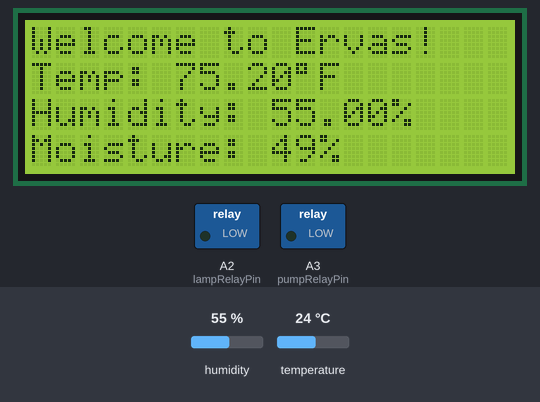
Simulated run of this sketch. Board: Arduino Uno, built with avr-gcc and run on an emulated ATmega328P. On the bench: 20×4 character LCD, switched loads named in the sketch (green lamp = pin HIGH). The inputs (shaded band) are chosen by the test bench; at power-on: humidity 55 %, temperature 24 °C.

Above: at 0.2 s.
At 5.2 s:
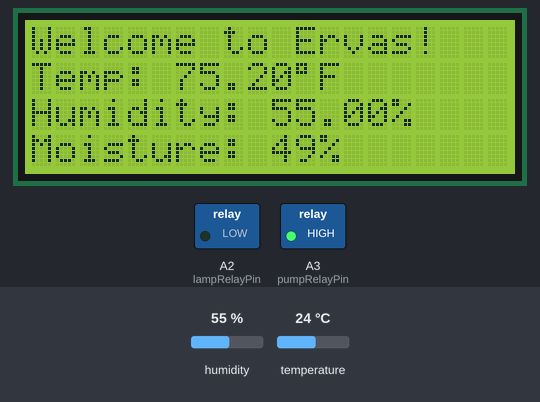
Timing chart, 0 to 6.7 s (numbered marks = the images above):
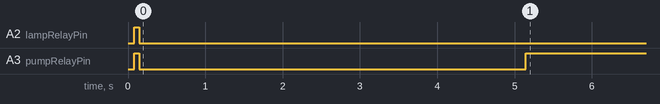

The sketch:

AutomatedGreenHouse.ino
```cpp
#include <DHT.h>
#include <Wire.h>
#include <LiquidCrystal_I2C.h>

// Constants for DHT sensor (DHT11)
#define DHTPIN 7     // Pin where the DHT sensor is connected
#define DHTTYPE DHT11 // Type of DHT sensor (DHT11 or DHT22)

// Constants for soil moisture sensor
const int soilMoisturePin = A0; // Analog pin for soil moisture sensor

// Constants for relay modules controlling pump and lamp
const int pumpRelayPin = A3; // Analog pin for pump relay
const int lampRelayPin = A2; // Analog pin for lamp relay

// Constants for LCD (using 2004 LCD with I2C)
LiquidCrystal_I2C lcd(0x27, 20, 4); // I2C address 0x27, 20 columns and 4 rows

// Constants for set constraints
const int idealTempMin = 67;
const int idealTempMax = 73;
const int lampOnHoursIdeal = 12;
const int lampOnHoursLow = 14;
const int lampOnHoursHigh = 10;
const int idealMoisturePercent = 65; // Example threshold value for soil moisture
const int idealMoisture = 1023 - (idealMoisturePercent * 10.23); // caculated value for ideal moisture for sensor
const int waterTimeSeconds = 5; // in seconds

// Variables to store sensor readings
float temperature;
float humidity;
int soilMoisture;
int soilMoistureDisplay;
unsigned long lastMoistureReadTime = 0;
const unsigned long moistureReadInterval = 86400000; // Interval for moisture read (1 day in milliseconds)
unsigned long lastTempHumReadTime = 0;
const unsigned long tempHumReadInverval = 60000; // Interval for moisture read (1 minute in milliseconds)

// Function prototypes
void readSensors();
void controlActuators();

DHT dht11(DHTPIN, DHTTYPE);

void setup() {
  // Initialize serial communication
  Serial.begin(9600);

  // Initialize LCD via I2C
  lcd.begin();
  lcd.backlight();
  lcd.setCursor(0, 0);
  lcd.print("Welcome to Ervas!");

  // Initialize relay pins as outputs
  pinMode(pumpRelayPin, OUTPUT);
  pinMode(lampRelayPin, OUTPUT);
  digitalWrite(lampRelayPin, HIGH); // Turn off lamp
  digitalWrite(pumpRelayPin, HIGH); // Turn off pump

  // Initialize DHT sensor
  dht11.begin();
  readTempHumSensor(); //trigger temperature and humidity at init
  readMoistureSensor(); //trigger moisture check at init
}

void loop() {
  // Read sensor data periodically
  unsigned long currentMillis = millis();
  if (currentMillis - lastMoistureReadTime >= moistureReadInterval) {
    readMoistureSensor();  // Read sensors if interval has elapsed
    lastMoistureReadTime = currentMillis;  // Update last read time
  }

  if (currentMillis - lastTempHumReadTime >= tempHumReadInverval) {
    readTempHumSensor(); // Read temp and hum sensor if interval has elapsed
    lastTempHumReadTime = currentMillis;
  }

  // Display sensor readings on LCD
  lcd.setCursor(0, 1);
  lcd.print("Temp: ");
  lcd.print(temperature);
  lcd.print((char)223);  // degree symbol
  lcd.print("F");

  lcd.setCursor(0, 2);
  lcd.print("Humidity: ");
  lcd.print(humidity);
  lcd.print("%");

  lcd.setCursor(0, 3);
  lcd.print("Moisture: ");
  lcd.print(soilMoistureDisplay);
  lcd.print("%");

  // Control actuators based on sensor data
  controlActuators();

  delay(1000); // Delay to avoid flooding the LCD with updates
}

void readTempHumSensor() {
  // Reading temperature or humidity takes about 250 milliseconds!
  // Sensor readings may also be up to 2 seconds 'old' (it's a very slow sensor)
  humidity = dht11.readHumidity();
  temperature = dht11.readTemperature(); // Read temperature in Celsius
  // Convert temperature to Fahrenheit
  temperature = temperature * 1.8 + 32;
}

void readMoistureSensor() {
  // Read soil moisture sensor
  soilMoisture = analogRead(soilMoisturePin);
  soilMoistureDisplay = (1023 - soilMoisture) / 10.23;
}

void controlActuators() {
  // Control lamp based on temperature
  if (temperature >= idealTempMin && temperature <= idealTempMax) {
    // Ideal temperature range
    digitalWrite(lampRelayPin, LOW); // Turn on lamp
    // Control pump based on soil moisture
    if (soilMoisture > idealMoisture) {
      digitalWrite(pumpRelayPin, LOW); // Turn on pump
      delay(waterTimeSeconds * 1000);  // in ms
      digitalWrite(pumpRelayPin, HIGH); // Turn off pump
    } else {
      digitalWrite(pumpRelayPin, HIGH); // Ensure pump is off
    }
    delay(lampOnHoursIdeal * 3600000); // Convert hours to milliseconds
    digitalWrite(lampRelayPin, HIGH);  // Turn off lamp
  } else if (temperature < idealTempMin) {
    // Temperature too low
    digitalWrite(lampRelayPin, LOW); // Turn on lamp
    // Control pump based on soil moisture
    if (soilMoisture > idealMoisture) {
      digitalWrite(pumpRelayPin, LOW); // Turn on pump
      delay(waterTimeSeconds * 1000);  // in ms
      digitalWrite(pumpRelayPin, HIGH); // Turn off pump
    } else {
      digitalWrite(pumpRelayPin, HIGH); // Ensure pump is off
    }
    delay(lampOnHoursLow * 3600000);  // Convert hours to milliseconds
    digitalWrite(lampRelayPin, HIGH);  // Turn off lamp
  } else {
    // Temperature too high
    digitalWrite(lampRelayPin, LOW); // Turn on lamp
    // Control pump based on soil moisture
    if (soilMoisture > idealMoisture) {
      digitalWrite(pumpRelayPin, LOW); // Turn on pump
      delay(waterTimeSeconds * 1000);  // in ms
      digitalWrite(pumpRelayPin, HIGH); // Turn off pump
    } else {
      digitalWrite(pumpRelayPin, HIGH); // Ensure pump is off
    }
    delay(lampOnHoursHigh * 3600000); // Convert hours to milliseconds
    digitalWrite(lampRelayPin, HIGH);  // Turn off lamp
  }
}
```

Measured:
- by itself, A2 (lampRelayPin): HIGH → LOW at 0.15 s
- by itself, A3 (pumpRelayPin): HIGH → LOW at 0.15 s, → HIGH 5.0 s later
